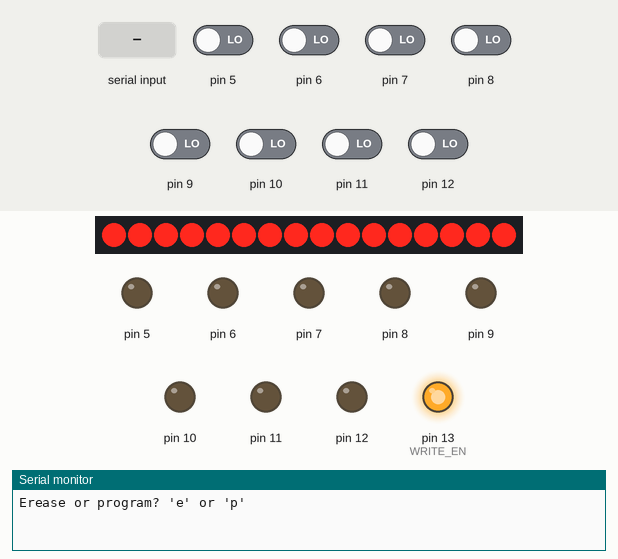
This sketch was run on a simulated Arduino Uno, built with avr-gcc and run on an emulated ATmega328P. Parts: 16 shift-register outputs drawn as a row of LEDs (first output left, lit = HIGH), output pins drawn as LEDs (lit = HIGH), the last lines printed to the serial monitor. Wiring (inferred from the names in the program): 2 × shift register (74HC595): data pin 2; shift clock pin 3; latch pin 4. Wiring (inferred from the signals the program sends): row of LEDs: on Q0, Q1, Q2, Q3, Q4, Q5, Q6, Q7, Q8, Q9, Q10, Q11, Q12, Q13, Q14, Q15. Inputs (shaded band) come from the test bench; at power-on: pin 5–12 LOW. Pins used as bus, display or sensor lines are not drawn.

Above: at 0.9 s.
1.0 s: "e" received over Serial
At 1.4 s:
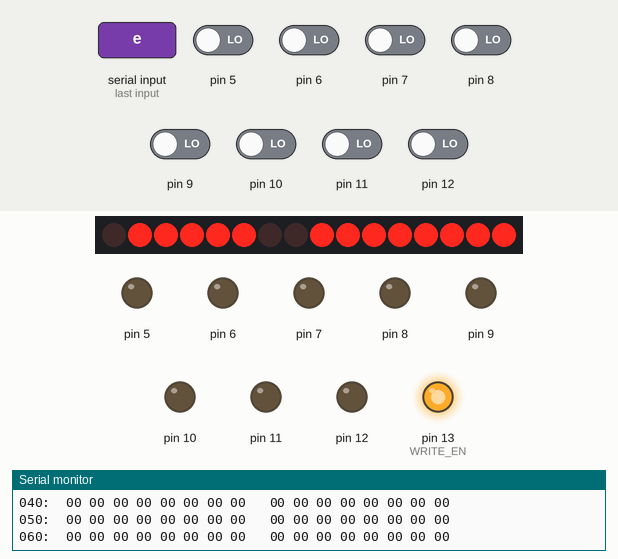
At 2.0 s:
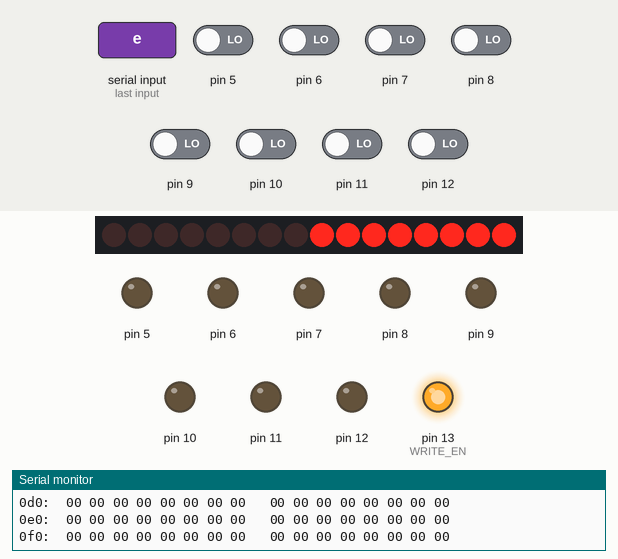
Timing chart, 0 to 4.0 s (numbered marks = the images above; inputs shaded):
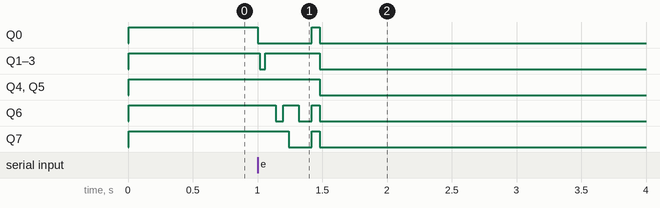

Measured:
- after the input at 1.0 s, Q0: HIGH → LOW at once, → HIGH 0.42 s later, → LOW 0.06 s later; Q1–3: HIGH → LOW at once, → HIGH 0.04 s later, → LOW 0.42 s later; Q4, Q5: HIGH → LOW after 0.48 s; Q6: goes LOW 0.06 s, HIGH 0.12 s, LOW 0.10 s, HIGH 0.06 s, then LOW, starting after 0.14 s; Q7: HIGH → LOW after 0.24 s, → HIGH 0.18 s later, → LOW 0.06 s later

The sketch:

EEPROM_WRITE.ino
```cpp
#define SHIFT_DATA 2
#define SHIFT_CLK 3
#define SHIFT_LATCH 4
#define EEPROM_D0 5
#define EEPROM_D7 12
#define WRITE_EN 13

byte data[8];
int sizeofEEPPROM = 255; //8191

void setup() {


  data[0] = 0xff;
  data[1] = 0x23;
  data[2] = 0xc3;
  data[3] = 0x90;
  data[4] = 0x02;
  data[5] = 0x01;
  data[6] = 0x03;
  data[7] = 0x04;

  // put your setup code here, to run once:
  pinMode(SHIFT_DATA, OUTPUT);
  pinMode(SHIFT_CLK, OUTPUT);
  pinMode(SHIFT_LATCH, OUTPUT);
  pinMode(WRITE_EN, OUTPUT);
  digitalWrite(WRITE_EN, HIGH);

  Serial.begin(57600);

  Serial.println("Erease or program? 'e' or 'p'");

  while (Serial.available() <= 0);
  char answere = Serial.read();
  Serial.println(answere);
  if (answere == 'e')
  {
    Serial.println("Ereasing");
    for (int address = 0; address <= sizeofEEPPROM; address += 1)
      writeEEPROM(address, 0x00);
  }
  else if(answere == 'p')
  {
      Serial.println("Programing");
    for (int address = 0; address < sizeof(data); address += 1)
      writeEEPROM(address, data[address]);

  }


    Serial.println(" done");
  Serial.println("Reading EEPROM");
  printContents();


}

void setAddress(int address, bool outputEnable) {

  shiftOut(SHIFT_DATA, SHIFT_CLK, MSBFIRST, (address >> 8) );
  shiftOut(SHIFT_DATA, SHIFT_CLK, MSBFIRST, address | (outputEnable ? 0x00 : 0x01));

  digitalWrite(SHIFT_LATCH, LOW);
  delayMicroseconds(10);
  digitalWrite(SHIFT_LATCH, HIGH);

}

byte readEEPROM(int address) {
  for (int pin = EEPROM_D0; pin <= EEPROM_D7; pin += 1) {
    pinMode(pin, INPUT);
  }
  setAddress(address, /*outputEnable*/ true);

  byte data = 0;
  for (int pin = EEPROM_D7; pin >= EEPROM_D0; pin -= 1) {
    data = (data << 1) + digitalRead(pin);
  }
  return data;
}

void writeEEPROM(int address, byte data) {
  setAddress(address, /*outputEnable*/ false);
  for (int pin = EEPROM_D0; pin <= EEPROM_D7; pin += 1) {
    pinMode(pin, OUTPUT);
  }

  for (int pin = EEPROM_D0; pin <= EEPROM_D7; pin += 1) {
    digitalWrite(pin, data & 1);
    data = data >> 1;
  }
  digitalWrite(WRITE_EN, LOW);
  delayMicroseconds(10);
  digitalWrite(WRITE_EN, HIGH);
  delay(1);
}

void printContents() {
  for (int base = 0; base <= sizeofEEPPROM; base += 16)
  {
    byte data[16];
    for (int offset = 0; offset <= 15; offset += 1) {
      data[offset] = readEEPROM(base + offset);
    }

    char buf[80];
    sprintf(buf, "%03x:  %02x %02x %02x %02x %02x %02x %02x %02x   %02x %02x %02x %02x %02x %02x %02x %02x",
            base, data[0], data[1], data[2], data[3], data[4], data[5], data[6], data[7],
            data[8], data[9], data[10], data[11], data[12], data[13], data[14], data[15]);

    Serial.println(buf);
  }
}


void loop() {
  // put your main code here, to run repeatedly:

}
```
